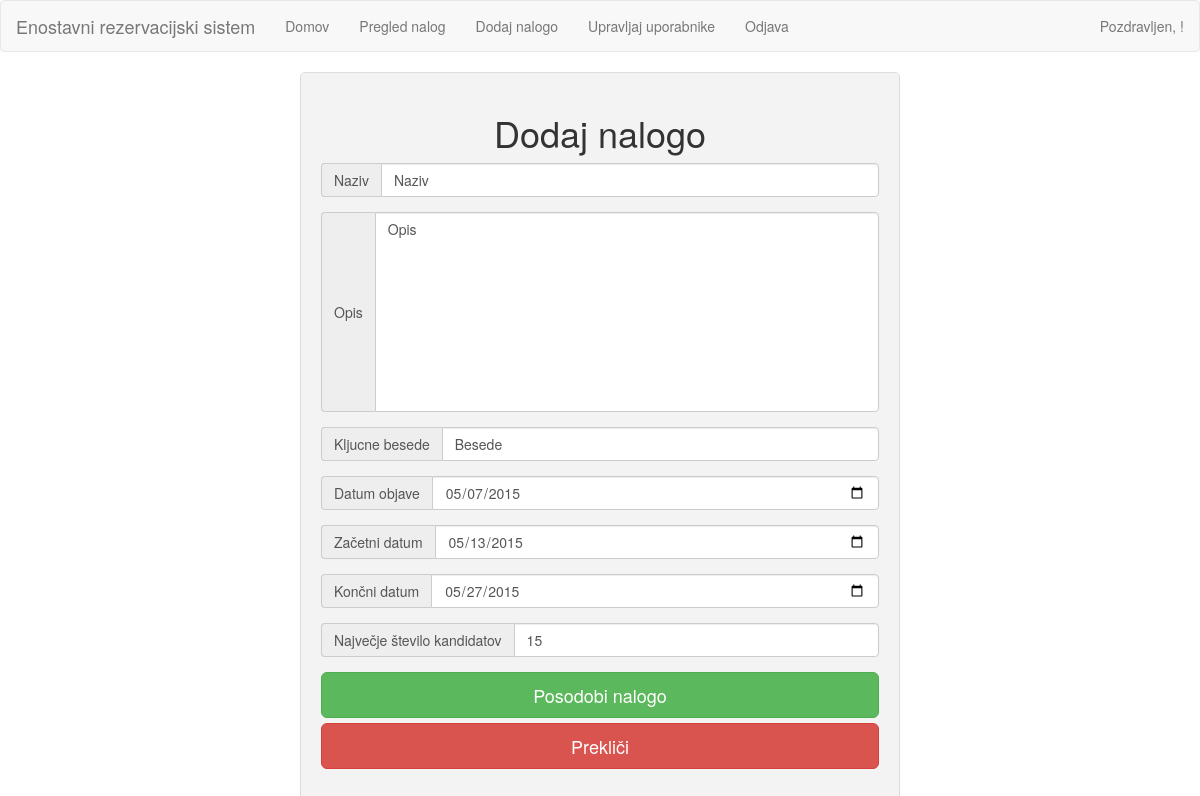
The app's page /dodajNalogo.php?nalogaID=1 with its own data.
### tables this page shows
CREATE TABLE IF NOT EXISTS `naloge` (
`id` int(5) NOT NULL,
  `naslov` varchar(50) NOT NULL,
  `opis` varchar(255) NOT NULL,
  `kljucneBesede` varchar(50) NOT NULL,
  `datumKreiranja` date NOT NULL,
  `datumObjave` date NOT NULL,
  `zacetniDatum` date NOT NULL,
  `koncniDatum` date NOT NULL,
  `steviloKandidatov` int(4) NOT NULL,
  `avtor` int(5) NOT NULL
);

### dodajNalogo.php (the view, shortened to what this page needs)
<?php
require_once 'app/includes/glava.php';
require_once 'app/init.php';
if(isset($_GET['nalogaID'])) {
	$nalogaID = $_GET['nalogaID'];
	$query = mysqli_query($db, "SELECT * FROM naloge WHERE id = '$nalogaID'");
	$result = mysqli_fetch_assoc($query);
}
?>
<div class="row">
	<div class="col-lg-6 center form">
		<h1 class="text-center">Dodaj nalogo</h1>
		<form method="POST" action="app/dodajNalogo.php">
			<div class="form-group">
				<div class="input-group">
					<div class="input-group-addon">Naziv</div>
					<input type="text" name="naziv" class="form-control" required value="<?php echo $result['naslov']; ?>">
				</div>
			</div>
			<div class="form-group">
				<div class="input-group">
					<div class="input-group-addon">Opis</div>
					<textarea name="opis" class="form-control" required><?php echo $result['opis']; ?></textarea>
				</div>
			</div>
			<div class="form-group">
				<div class="input-group">
					<div class="input-group-addon">Kljucne besede</div>
					<input type="text" name="kljucneBesede" class="form-control" required value="<?php echo $result['kljucneBesede']; ?>">
				</div>
			</div>
			<div class="form-group">
				<div class="input-group">
					<div class="input-group-addon">Datum objave</div>
					<input type="date" name="datumObjave" class="form-control" required value="<?php echo $result['datumObjave']; ?>">
				</div>
			</div>
			<div class="form-group">
				<div class="input-group">
					<div class="input-group-addon">Začetni datum</div>
					<input type="date" name="zacetniDatum" class="form-control" required value="<?php echo $result['zacetniDatum']; ?>">
				</div>
			</div>
			<div class="form-group">
				<div class="input-group">
					<div class="input-group-addon">Končni datum</div>
					<input type="date" name="koncniDatum" class="form-control" required value="<?php echo $result['koncniDatum']; ?>">
				</div>
			</div>
			<div class="form-group">
				<div class="input-group">
					<div class="input-group-addon">Največje število kandidatov</div>
					<input type="number" name="kandidati" class="form-control" required value="<?php echo $result['steviloKandidatov']; ?>">
				</div>
			</div>
			<div class="form-group">
			<?php
			if(!isset($_GET['nalogaID'])):
			?>
				<input type="submit" name="submit" class="btn btn-success btn-lg btn-block" value="Dodaj nalogo">
			<?php
			else :
			?>
				<input type="submit" name="submit" class="btn btn-success btn-lg btn-block" value="Posodobi nalogo">
			<?php
			endif;
			?>
				<a href="naloge.php" class="btn btn-danger btn-lg btn-block">Prekliči</a>
			</div>
		</form>
	</div>
</div>
<?php
require_once 'app/includes/glava.php';
?>

### records on screen
naloge: naziv "Naziv", opis "Opis", kljucneBesede "Besede", datumObjave "05/07/2015", zacetniDatum "05/13/2015", koncniDatum "05/27/2015", kandidati "15"
